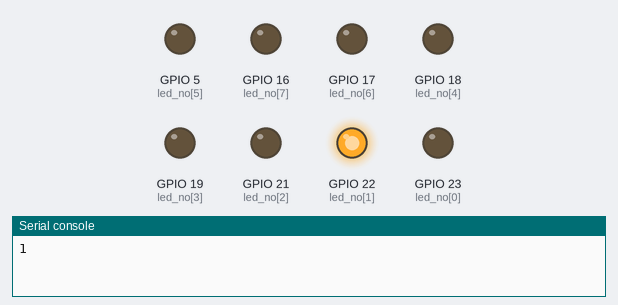
Bench run of a program on a simulated ESP32 board running MicroPython. On the bench: output pins drawn as LEDs (lit = HIGH), the last lines printed to the serial console.

Above: at 0.05 s.
At 0.25 s:
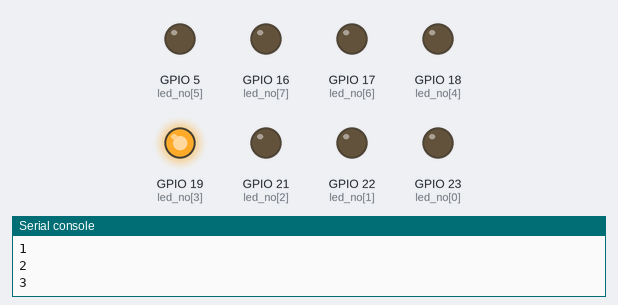
At 0.75 s:
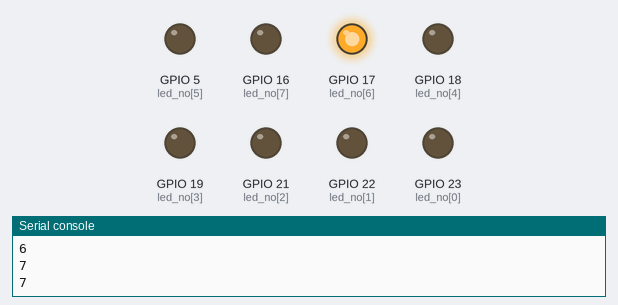
At 1.55 s:
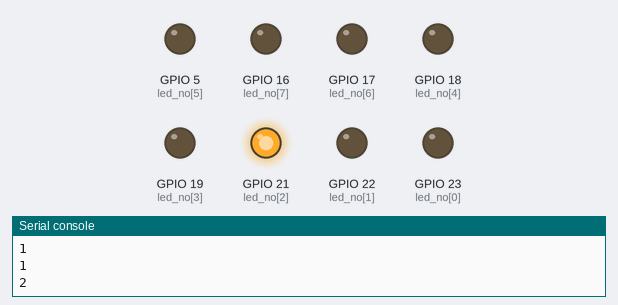
At 2.25 s:
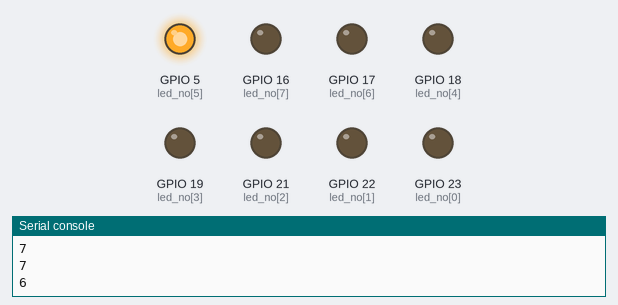
At 3.15 s:
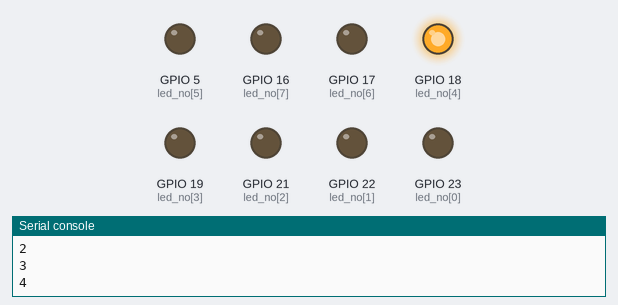
Timing chart, 0 to 3.5 s (numbered marks = the images above):
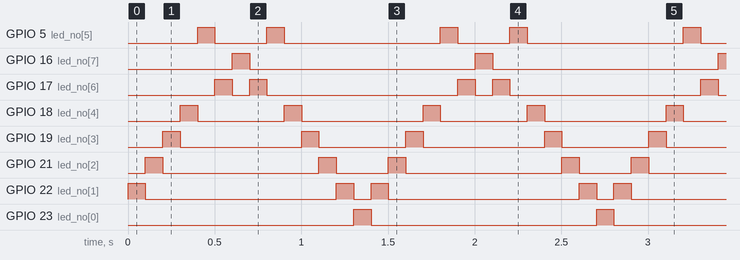

The program:

bolum2_u16_karasimsek.py
```python
from machine import *
import time
led_no = [23, 22, 21, 19, 18, 5, 17, 16]
led = [] # boş liste oluştur
for i in led_no:
    led.append(Pin(i, Pin.OUT))

while True:
    for x in range(1, 8):
        print(x)
        led[x].on()
        led[x-1].off()
        time.sleep_ms(100)

    for x in range(7, 0, -1):
        print(x)
        led[x].off()
        led[x-1].on()
        time.sleep_ms(100)
```

Measured:
- by itself, GPIO 5 (led_no[5]): repeats every 1.4 s: LOW 0.30 s, HIGH 0.10 s, LOW 0.90 s, HIGH 0.10 s
- by itself, GPIO 16 (led_no[7]), GPIO 23 (led_no[0]): alternates HIGH for 0.10 s and LOW for 1.3 s
- by itself, GPIO 17 (led_no[6]): repeats every 1.4 s: LOW 0.10 s, HIGH 0.10 s, LOW 1.1 s, HIGH 0.10 s
- by itself, GPIO 18 (led_no[4]): repeats every 1.4 s: LOW 0.50 s, HIGH 0.10 s, LOW 0.70 s, HIGH 0.10 s
- by itself, GPIO 19 (led_no[3]): repeats every 1.4 s: LOW 0.70 s, HIGH 0.10 s, LOW 0.50 s, HIGH 0.10 s
- by itself, GPIO 21 (led_no[2]): repeats every 1.4 s: LOW 0.90 s, HIGH 0.10 s, LOW 0.30 s, HIGH 0.10 s
- by itself, GPIO 22 (led_no[1]): repeats every 1.4 s: LOW 1.1 s, HIGH 0.10 s, LOW 0.10 s, HIGH 0.10 s
